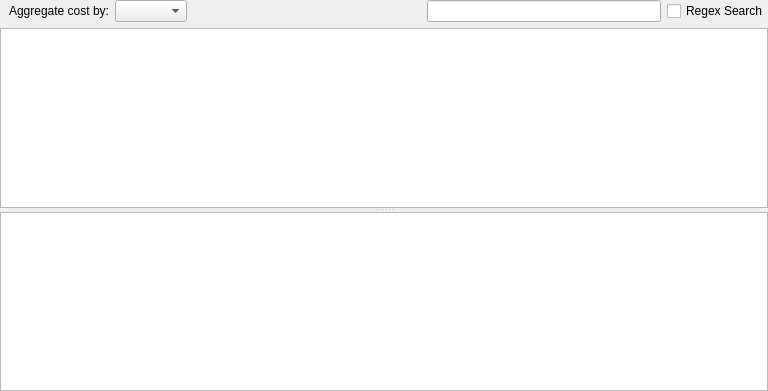
<?xml version="1.0" encoding="UTF-8"?>
<ui version="4.0">
 <class>ResultsByFilePage</class>
 <widget class="QWidget" name="ResultsByFilePage">
  <property name="geometry">
   <rect>
    <x>0</x>
    <y>0</y>
    <width>768</width>
    <height>391</height>
   </rect>
  </property>
  <property name="toolTip">
   <string>Show the profile data in a flat table view aggregated by files.</string>
  </property>
  <layout class="QVBoxLayout" name="byFileLayout">
   <property name="leftMargin">
    <number>0</number>
   </property>
   <property name="topMargin">
    <number>0</number>
   </property>
   <property name="rightMargin">
    <number>0</number>
   </property>
   <property name="bottomMargin">
    <number>0</number>
   </property>
   <item>
    <widget class="QWidget" name="widget" native="true">
     <layout class="QHBoxLayout" name="horizontalLayout_2">
      <property name="topMargin">
       <number>0</number>
      </property>
      <property name="rightMargin">
       <number>0</number>
      </property>
      <property name="bottomMargin">
       <number>0</number>
      </property>
      <item>
       <widget class="QLabel" name="costAggregationLabel">
        <property name="text">
         <string>Aggregate cost by:</string>
        </property>
        <property name="buddy">
         <cstring>costAggregationComboBox</cstring>
        </property>
       </widget>
      </item>
      <item>
       <widget class="QComboBox" name="costAggregationComboBox"/>
      </item>
      <item>
       <spacer name="horizontalSpacer">
        <property name="orientation">
         <enum>Qt::Horizontal</enum>
        </property>
        <property name="sizeHint" stdset="0">
         <size>
          <width>40</width>
          <height>20</height>
         </size>
        </property>
       </spacer>
      </item>
      <item>
       <widget class="QLineEdit" name="byFileFilter">
        <property name="toolTip">
         <string>Filter the call graph tree.</string>
        </property>
       </widget>
      </item>
      <item>
       <widget class="QCheckBox" name="regexCheckBox">
        <property name="text">
         <string>Regex Search</string>
        </property>
       </widget>
      </item>
     </layout>
    </widget>
   </item>
   <item>
    <widget class="QSplitter" name="splitter_2">
     <property name="orientation">
      <enum>Qt::Vertical</enum>
     </property>
     <widget class="QTreeView" name="byFileTableView">
      <property name="alternatingRowColors">
       <bool>true</bool>
      </property>
      <property name="rootIsDecorated">
       <bool>false</bool>
      </property>
      <property name="uniformRowHeights">
       <bool>true</bool>
      </property>
      <property name="sortingEnabled">
       <bool>true</bool>
      </property>
     </widget>
     <widget class="QSplitter" name="splitter">
      <property name="orientation">
       <enum>Qt::Horizontal</enum>
      </property>
      <widget class="QTreeView" name="sourceMapView">
       <property name="alternatingRowColors">
        <bool>true</bool>
       </property>
       <property name="rootIsDecorated">
        <bool>false</bool>
       </property>
       <property name="uniformRowHeights">
        <bool>true</bool>
       </property>
       <property name="sortingEnabled">
        <bool>true</bool>
       </property>
      </widget>
     </widget>
    </widget>
   </item>
  </layout>
 </widget>
 <resources/>
 <connections/>
</ui>
